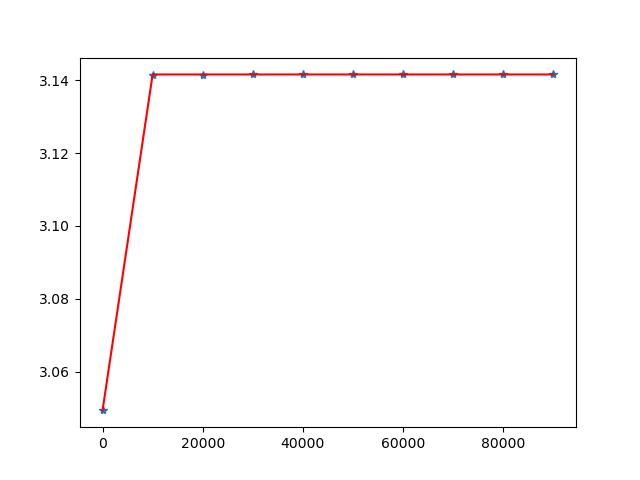

Reproduce this figure in Python.
from ctypes import *
import numpy as np
import matplotlib.pyplot as plt
from scipy import optimize

pi = CDLL("./Pi_calc.so")

pi_lei_count = pi.pi_lei_calc_count
pi_lei_n = pi.pi_lei_calc_n
pi_lei_count.argtypes = pi_lei_n.argtypes = [c_int]
pi_lei_count.restype = pi_lei_n.restype = c_longdouble

pi_euler_count = pi.pi_euler_calc_count
pi_euler_n = pi.pi_euler_calc_n
pi_euler_count.argtypes = pi_euler_n.argtypes = [c_int]
pi_euler_count.restype = pi_euler_n.restype = c_longdouble

Min = 10**1
Max = 10**5
Step = 10**4
n = np.arange(Min, Max, Step)
x = np.arange(0, Max, Step)
pi_n = []

for item in n:
    pi_n.append(pi_euler_n(item))

# print(pi_n)


def func(x, a, b, c):
    return a * np.exp(-b * x) + c


popt, pcov = optimize.curve_fit(func, n, pi_n)

a = popt[0]
b = popt[1]
c = popt[2]

# print(a, b, c)

pi_y = func(n, a, b, c)

# print(pi_y)
print(func(10**8, a, b, c))

plt.plot(n, pi_n, '*')
plt.plot(x, pi_y, 'r')
# plt.xscale('log')

plt.savefig('Pi.png')
plt.show()
